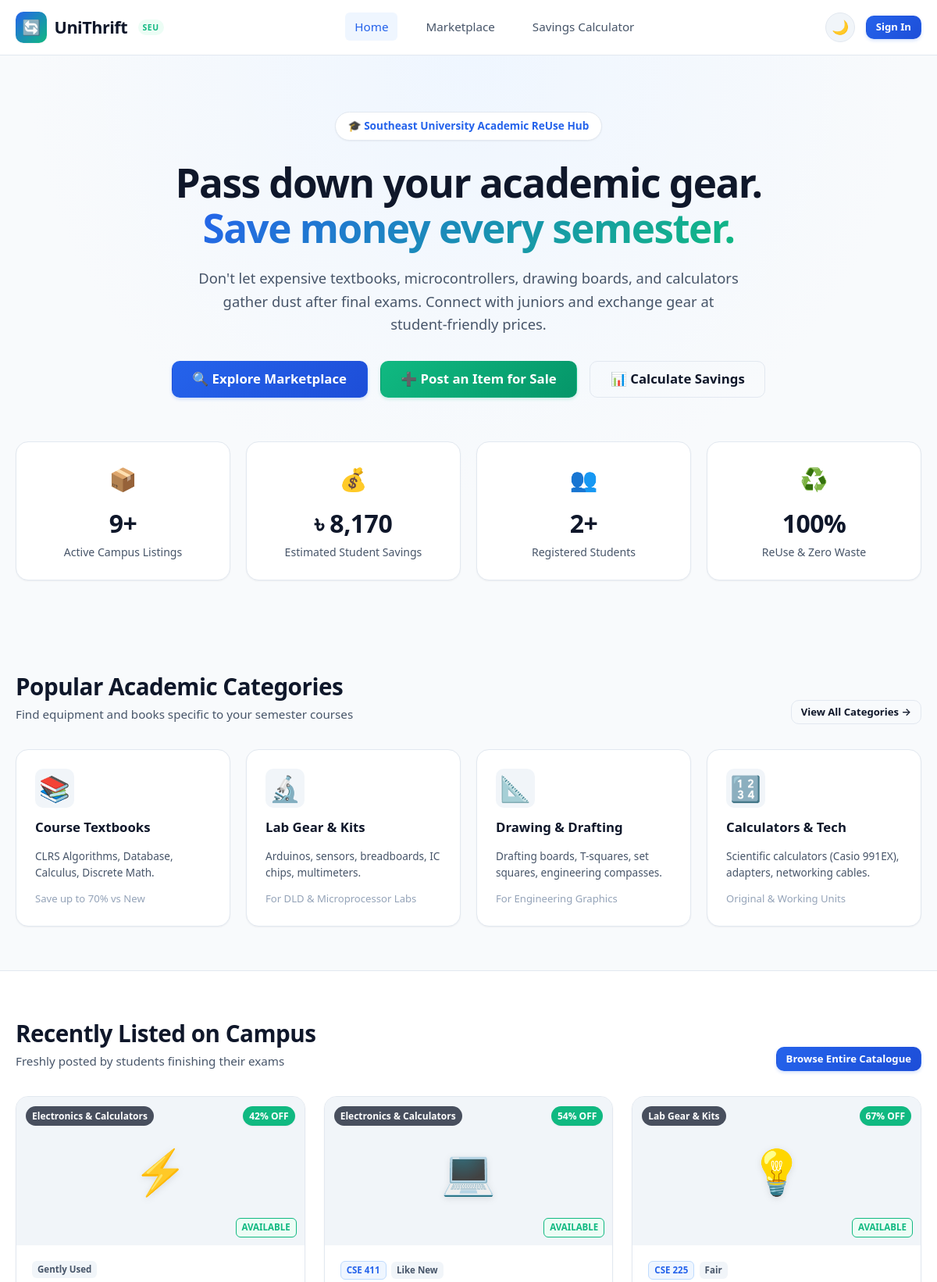
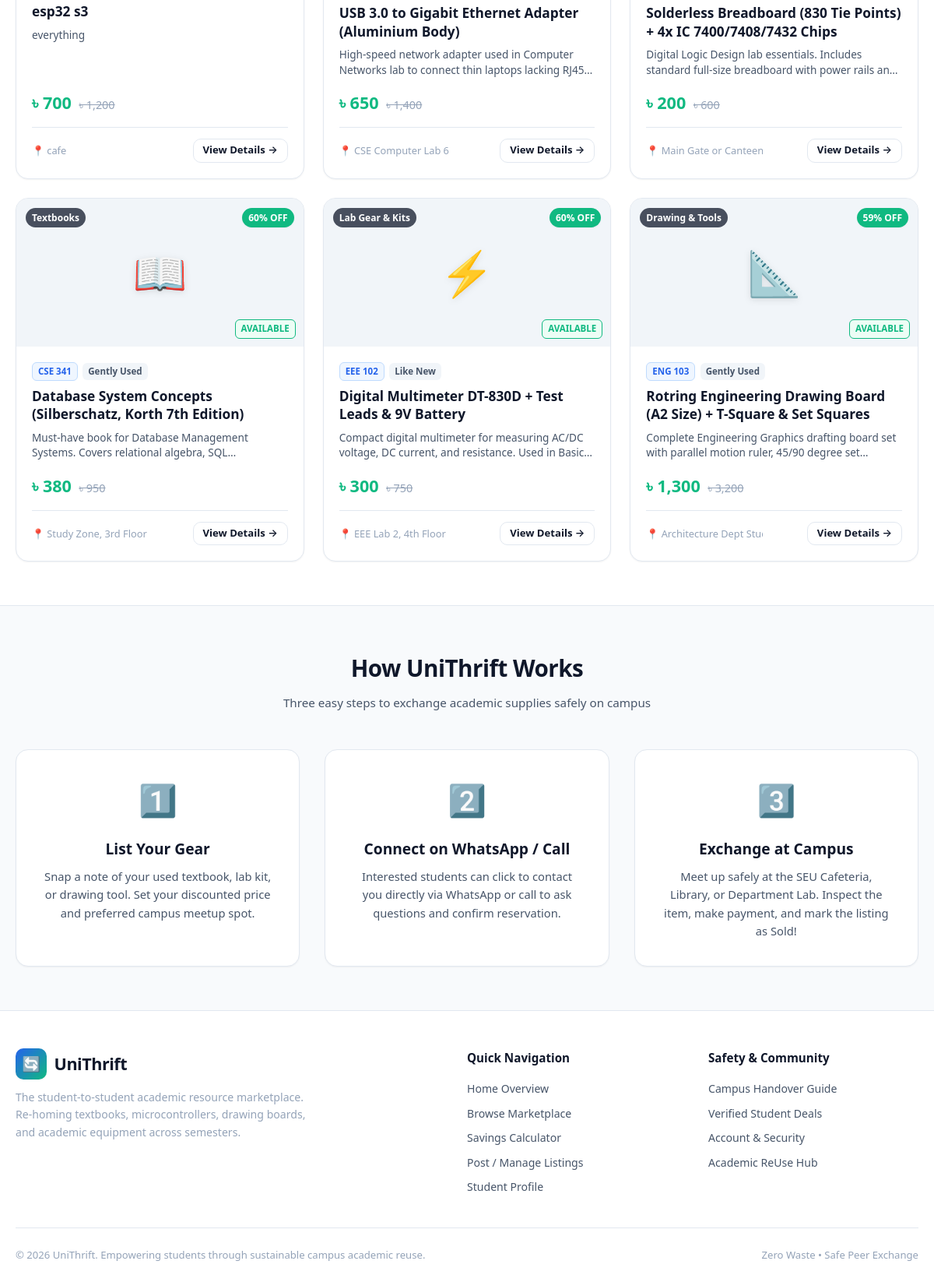
The page / on the database its author committed (2 pictures, top to bottom).
### tables this page shows
CREATE TABLE `items` (
  `id` int(11) NOT NULL AUTO_INCREMENT,
  `user_id` int(11) NOT NULL,
  `title` varchar(150) NOT NULL,
  `category` enum('Textbooks','Lab Gear & Kits','Drawing & Tools','Electronics & Calculators','Other') NOT NULL,
  `course_code` varchar(20) DEFAULT NULL,
  `item_condition` enum('Like New','Gently Used','Fair') NOT NULL,
  `original_price` decimal(10,2) NOT NULL,
  `selling_price` decimal(10,2) NOT NULL,
  `description` text NOT NULL,
  `meetup_location` varchar(120) NOT NULL,
  `image_icon` varchar(10) DEFAULT '?',
  `status` enum('Available','Reserved','Sold') DEFAULT 'Available',
  `created_at` timestamp NOT NULL DEFAULT current_timestamp(),
  `updated_at` timestamp NOT NULL DEFAULT current_timestamp() ON UPDATE current_timestamp(),
  PRIMARY KEY (`id`),
  KEY `user_id` (`user_id`),
  CONSTRAINT `items_ibfk_1` FOREIGN KEY (`user_id`) REFERENCES `users` (`id`) ON DELETE CASCADE
);

### includes/auth_check.php (called while the page is built, shortened)
<?php
function format_price($amount): string {
    return APP_CURRENCY . ' ' . number_format((float)$amount, 0);
}
function calc_discount_pct($original, $selling): int {
    $orig = (float)$original;
    $sell = (float)$selling;
    return (int)round((($orig - $sell) / $orig) * 100);
}

### index.php (the view, shortened to what this page needs)
<?php
require_once __DIR__ . '/includes/header.php';
$totalItems = 0;
$totalSavings = 0;
$totalUsers = 0;
$featuredItems = [];
try {
    if ($pdo) {
        $stmt = $pdo->query("SELECT COUNT(*) FROM items WHERE status = 'Available'");
        $totalItems = (int)$stmt->fetchColumn();
        $stmt = $pdo->query("SELECT SUM(original_price - selling_price) FROM items WHERE original_price > selling_price");
        $totalSavings = (float)$stmt->fetchColumn();
        $stmt = $pdo->query("SELECT COUNT(*) FROM users");
        $totalUsers = (int)$stmt->fetchColumn();
        $stmt = $pdo->query("
            SELECT i.*, u.full_name, u.phone
            FROM items i
            JOIN users u ON i.user_id = u.id
            WHERE i.status = 'Available'
            ORDER BY i.id DESC
            LIMIT 6
        ");
        $featuredItems = $stmt->fetchAll();
    }
} catch (PDOException $e) {
}
?>
<section class="hero">
    <div class="container">
        <div class="hero-pill">
            <span>🎓 Southeast University Academic ReUse Hub</span>
        </div>
        <h1 class="hero-title">
            Pass down your academic gear.<br>
            <span class="hero-gradient">Save money every semester.</span>
        </h1>
        <p class="hero-subtitle">
            Don't let expensive textbooks, microcontrollers, drawing boards, and calculators gather dust after final exams. Connect with juniors and exchange gear at student-friendly prices.
        </p>
        <div class="hero-actions">
            <a href="marketplace.php" class="btn btn-primary btn-lg">
                🔍 Explore Marketplace
            </a>
            <a href="my_listings.php" class="btn btn-accent btn-lg">
                ➕ Post an Item for Sale
            </a>
            <a href="calculator.php" class="btn btn-outline btn-lg">
                📊 Calculate Savings
            </a>
        </div>
        <div class="stats-grid">
            <div class="stat-card">
                <div class="stat-icon">📦</div>
                <div class="stat-value"><?= number_format($totalItems) ?>+</div>
                <div class="stat-label">Active Campus Listings</div>
            </div>
            <div class="stat-card">
                <div class="stat-icon">💰</div>
                <div class="stat-value"><?= APP_CURRENCY ?> <?= number_format($totalSavings) ?></div>
                <div class="stat-label">Estimated Student Savings</div>
            </div>
            <div class="stat-card">
                <div class="stat-icon">👥</div>
                <div class="stat-value"><?= number_format($totalUsers) ?>+</div>
                <div class="stat-label">Registered Students</div>
            </div>
            <div class="stat-card">
                <div class="stat-icon">♻️</div>
                <div class="stat-value">100%</div>
                <div class="stat-label">ReUse &amp; Zero Waste</div>
            </div>
        </div>
    </div>
</section>
<section class="section">
    <div class="container">
        <div class="section-header">
            <div>
                <h2 class="section-title">Popular Academic Categories</h2>
                <p class="section-desc">Find equipment and books specific to your semester courses</p>
            </div>
            <a href="marketplace.php" class="btn btn-outline btn-sm">View All Categories &rarr;</a>
        </div>
        <div class="categories-grid">
            <a href="marketplace.php?category=Textbooks" class="category-card">
                <div class="cat-icon">📚</div>
                <div class="cat-name">Course Textbooks</div>
                <div class="cat-desc" style="font-size: 0.85rem; color: var(--text-secondary);">CLRS Algorithms, Database, Calculus, Discrete Math.</div>
                <div class="cat-count">Save up to 70% vs New</div>
            </a>
            <a href="marketplace.php?category=Lab+Gear+%26+Kits" class="category-card">
                <div class="cat-icon">🔬</div>
                <div class="cat-name">Lab Gear &amp; Kits</div>
                <div class="cat-desc" style="font-size: 0.85rem; color: var(--text-secondary);">Arduinos, sensors, breadboards, IC chips, multimeters.</div>
                <div class="cat-count">For DLD &amp; Microprocessor Labs</div>
            </a>
            <a href="marketplace.php?category=Drawing+%26+Tools" class="category-card">
                <div class="cat-icon">📐</div>
                <div class="cat-name">Drawing &amp; Drafting</div>
                <div class="cat-desc" style="font-size: 0.85rem; color: var(--text-secondary);">Drafting boards, T-squares, set squares, engineering compasses.</div>
                <div class="cat-count">For Engineering Graphics</div>
            </a>
            <a href="marketplace.php?category=Electronics+%26+Calculators" class="category-card">
                <div class="cat-icon">🔢</div>
                <div class="cat-name">Calculators &amp; Tech</div>
                <div class="cat-desc" style="font-size: 0.85rem; color: var(--text-secondary);">Scientific calculators (Casio 991EX), adapters, networking cables.</div>
                <div class="cat-count">Original &amp; Working Units</div>
            </a>
        </div>
    </div>
</section>
<section class="section" style="background-color: var(--bg-surface); border-top: 1px solid var(--border-color); border-bottom: 1px solid var(--border-color);">
    <div class="container">
        <div class="section-header">
            <div>
                <h2 class="section-title">Recently Listed on Campus</h2>
                <p class="section-desc">Freshly posted by students finishing their exams</p>
            </div>
            <a href="marketplace.php" class="btn btn-primary btn-sm">Browse Entire Catalogue</a>
        </div>
        <div class="items-grid">
            <?php if (empty($featuredItems)): ?>
                <div style="grid-column: 1 / -1; text-align: center; padding: 3rem;">
                    <div style="font-size: 3rem; margin-bottom: 1rem;">📦</div>
                    <h3 style="font-size: 1.25rem; margin-bottom: 0.5rem;">No items listed yet</h3>
                    <p style="color: var(--text-secondary); margin-bottom: 1.5rem;">Be the first student to post an item for sale!</p>
                    <a href="my_listings.php" class="btn btn-primary">Post an Item</a>
                </div>
            <?php else: ?>
                <?php foreach ($featuredItems as $item): ?>
                    <?php
                        $discount = calc_discount_pct($item['original_price'], $item['selling_price']);
                    ?>
                    <div class="item-card">
                        <div class="card-img-wrap">
                            <span class="card-img-placeholder"><?= htmlspecialchars($item['image_icon'] ?? '📦') ?></span>
                            <span class="card-badge-category"><?= htmlspecialchars($item['category']) ?></span>
                            <?php if ($discount > 0): ?>
                                <span class="card-badge-discount"><?= $discount ?>% OFF</span>
                            <?php endif; ?>
                            <span class="card-badge-status status-available">Available</span>
                        </div>
                        <div class="card-body">
                            <div class="card-tags">
                                <?php if (!empty($item['course_code'])): ?>
                                    <span class="tag-course"><?= htmlspecialchars($item['course_code']) ?></span>
                                <?php endif; ?>
                                <span class="tag-condition"><?= htmlspecialchars($item['item_condition']) ?></span>
                            </div>
                            <h3 class="card-title" title="<?= htmlspecialchars($item['title']) ?>">
                                <?= htmlspecialchars($item['title']) ?>
                            </h3>
                            <p class="card-desc">
                                <?= htmlspecialchars($item['description']) ?>
                            </p>
                            <div class="card-price-row">
                                <span class="price-current"><?= format_price($item['selling_price']) ?></span>
                                <?php if ((float)$item['original_price'] > (float)$item['selling_price']): ?>
                                    <span class="price-original"><?= format_price($item['original_price']) ?></span>
                                <?php endif; ?>
                            </div>
                            <div class="card-footer">
                                <span class="card-location" title="<?= htmlspecialchars($item['meetup_location']) ?>">
                                    📍 <?= htmlspecialchars($item['meetup_location']) ?>
                                </span>
                                <a href="item_details.php?id=<?= (int)$item['id'] ?>" class="btn btn-outline btn-sm">
                                    View Details &rarr;
                                </a>
                            </div>
                        </div>
                    </div>
                <?php endforeach; ?>
            <?php endif; ?>
        </div>
    </div>
</section>
<section class="section">
    <div class="container" style="text-align: center;">
        <h2 class="section-title" style="margin-bottom: 0.5rem;">How UniThrift Works</h2>
        <p class="section-desc" style="margin-bottom: 3rem;">Three easy steps to exchange academic supplies safely on campus</p>
        <div style="display: grid; grid-template-columns: repeat(auto-fit, minmax(260px, 1fr)); gap: 2rem;">
            <div style="background: var(--bg-surface); padding: 2rem; border-radius: var(--radius-lg); border: 1px solid var(--border-color); box-shadow: var(--shadow-sm);">
                <div style="font-size: 2.5rem; margin-bottom: 1rem;">1️⃣</div>
                <h3 style="font-size: 1.2rem; font-weight: 700; margin-bottom: 0.5rem;">List Your Gear</h3>
                <p style="color: var(--text-secondary); font-size: 0.92rem;">
                    Snap a note of your used textbook, lab kit, or drawing tool. Set your discounted price and preferred campus meetup spot.
                </p>
            </div>
            <div style="background: var(--bg-surface); padding: 2rem; border-radius: var(--radius-lg); border: 1px solid var(--border-color); box-shadow: var(--shadow-sm);">
                <div style="font-size: 2.5rem; margin-bottom: 1rem;">2️⃣</div>
                <h3 style="font-size: 1.2rem; font-weight: 700; margin-bottom: 0.5rem;">Connect on WhatsApp / Call</h3>
                <p style="color: var(--text-secondary); font-size: 0.92rem;">
                    Interested students can click to contact you directly via WhatsApp or call to ask questions and confirm reservation.
                </p>
            </div>
            <div style="background: var(--bg-surface); padding: 2rem; border-radius: var(--radius-lg); border: 1px solid var(--border-color); box-shadow: var(--shadow-sm);">
                <div style="font-size: 2.5rem; margin-bottom: 1rem;">3️⃣</div>
                <h3 style="font-size: 1.2rem; font-weight: 700; margin-bottom: 0.5rem;">Exchange at Campus</h3>
                <p style="color: var(--text-secondary); font-size: 0.92rem;">
                    Meet up safely at the SEU Cafeteria, Library, or Department Lab. Inspect the item, make payment, and mark the listing as Sold!
                </p>
            </div>
        </div>
    </div>
</section>
<?php require_once __DIR__ . '/includes/footer.php'; ?>

### rows shown on the page
items: image_icon "⚡", category "Electronics & Calculators", discount "42", item_condition "Gently Used", title "esp32 s3", description "everything", selling_price "৳ 700", original_price "৳ 1,200", meetup_location "cafe"
items: image_icon "💻", category "Electronics & Calculators", discount "54", course_code "CSE 411", item_condition "Like New", title "USB 3.0 to Gigabit Ethernet Adapter (Aluminium Body)", description "High-speed network adapter used in Computer Networks lab to connect thin laptops lacking…", selling_price "৳ 650", original_price "৳ 1,400", meetup_location "CSE Computer Lab 6"
items: image_icon "💡", category "Lab Gear & Kits", discount "67", course_code "CSE 225", item_condition "Fair", title "Solderless Breadboard (830 Tie Points) + 4x IC 7400/7408/7432 Chips", description "Digital Logic Design lab essentials. Includes standard full-size breadboard with power rails…", selling_price "৳ 200", original_price "৳ 600", meetup_location "Main Gate or Canteen"
items: image_icon "📖", category "Textbooks", discount "60", course_code "CSE 341", item_condition "Gently Used", title "Database System Concepts (Silberschatz, Korth 7th Edition)", description "Must-have book for Database Management Systems. Covers relational algebra,…", selling_price "৳ 380", original_price "৳ 950", meetup_location "Study Zone, 3rd Floor"
items: image_icon "⚡", category "Lab Gear & Kits", discount "60", course_code "EEE 102", item_condition "Like New", title "Digital Multimeter DT-830D + Test Leads & 9V Battery", description "Compact digital multimeter for measuring AC/DC voltage, DC current, and resistance. Used in…", selling_price "৳ 300", original_price "৳ 750", meetup_location "EEE Lab 2, 4th Floor"
items: image_icon "📐", category "Drawing & Tools", discount "59", course_code "ENG 103", item_condition "Gently Used", title "Rotring Engineering Drawing Board (A2 Size) + T-Square & Set Squares", description "Complete Engineering Graphics drafting board set with parallel motion ruler, 45/90 degree…", selling_price "৳ 1,300", original_price "৳ 3,200", meetup_location "Architecture Dept S…"

### other values the page prints
APP_NAME "UniThrift"
$totalItems "9"
APP_CURRENCY "৳"
$totalSavings "8,170"
$totalUsers "2"
